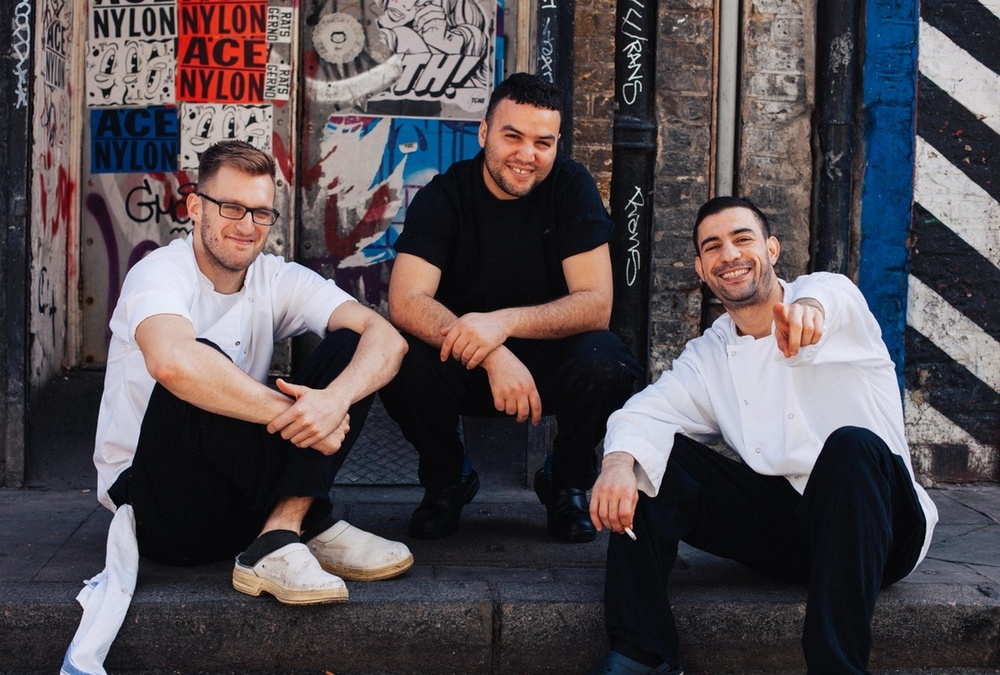
#> input picture multiple.jpg, 1000 x 675 px, shrunk from 1280 x 864 before the run
$ python face_detector.py
#> lines starting #> are read from the running program, lines starting #| are printed output that depends on the picture; after the words box and inside, x2 and y2 are one past the last pixel; in counts of white or black regions, pixels touching at a corner belong together
import cv2

#load the pre-trained data on face frontals from opencv (haar cascade algorithm)
trained_face_data = cv2.CascadeClassifier('haarcascade_frontalface_default.xml')

#choose an image to detect the faces coose the image of ur choice
img = cv2.imread('multiple.jpg')
#> img is the input picture: shape (675, 1000, 3); mean B, G, R 81.2, 77, 84.4


#convert the image to grayscale
grayscaled_img = cv2.cvtColor(img, cv2.COLOR_BGR2GRAY)
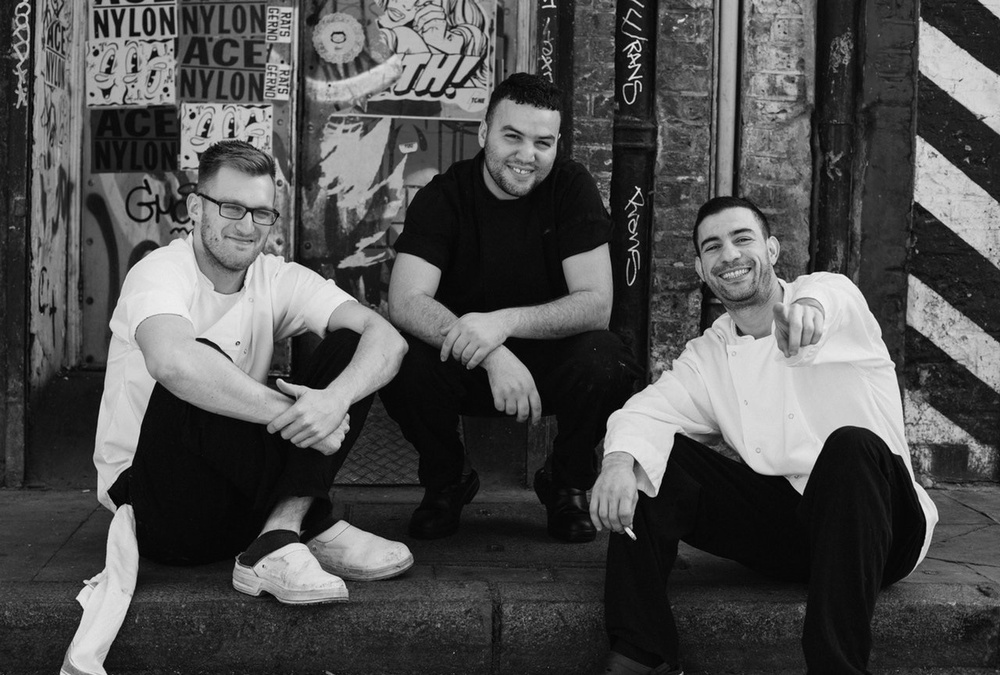
#> grayscaled_img: shape (675, 1000); min 0, max 244, mean 79.7

#detect faces
face_coordinates = trained_face_data.detectMultiScale(grayscaled_img)
#> face_coordinates = [[733, 98, 64, 64], [487, 108, 81, 81], [687, 208, 86, 86], [196, 175, 95, 95]]

#print(face_coordinates)
#draw rectangle
i = len(face_coordinates)
#> i = 4
print(face_coordinates)
#| [[733  98  64  64]
#|  [487 108  81  81]
#|  [687 208  86  86]
#|  [196 175  95  95]]
for j in range(i):
	(x,y,w,h) = face_coordinates[j]
	cv2.rectangle(img,(x,y),(x+w ,y+h),(0,255,0),2)
#> this loop made 4 passes
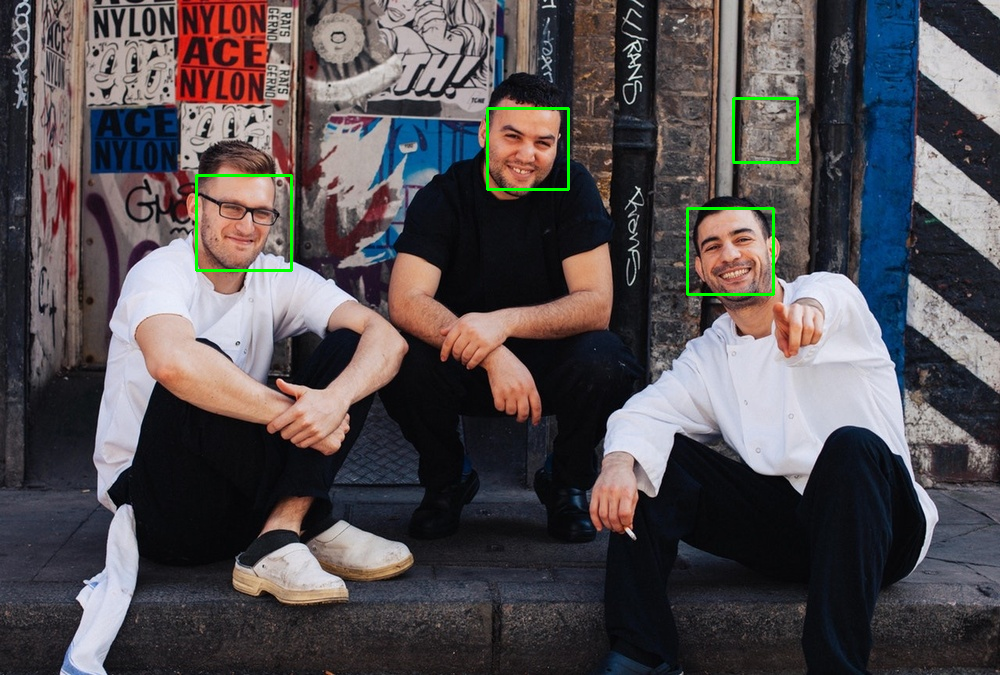
#> img: shape (675, 1000, 3); 0.58% of pixels changed, all inside (x1, y1, x2, y2) = (195, 97, 799, 296)

#open the image
cv2.imshow('Face Detector',img)
cv2.waitKey()

print("code completed")

$ run again, with rdj.jpg copied over multiple.jpg
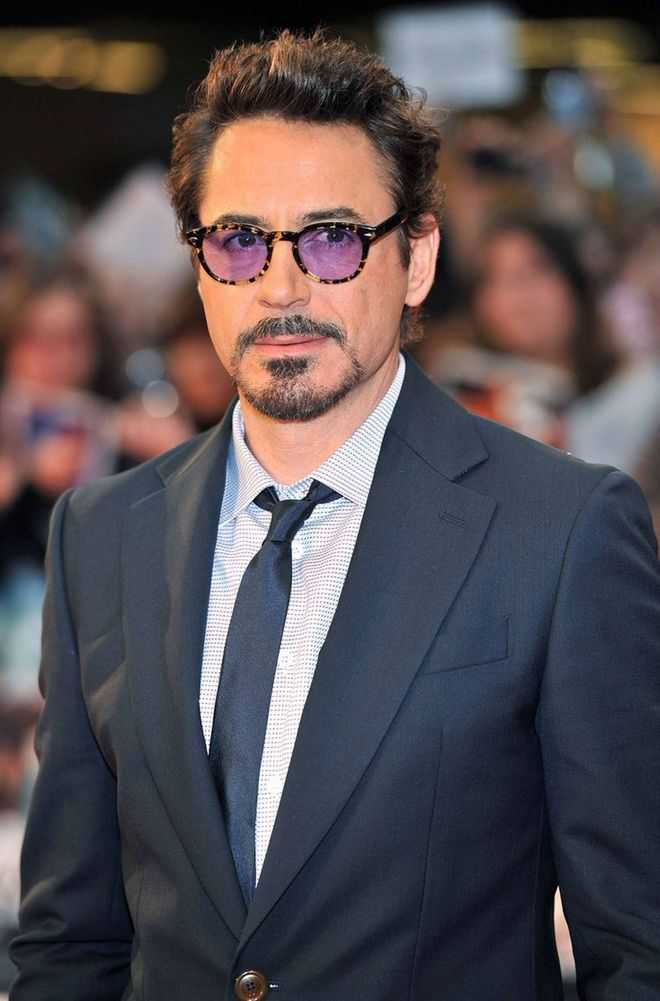
#> input picture rdj.jpg, 660 x 1001 px
#> img is the input picture: shape (1001, 660, 3); mean B, G, R 81.6, 77.8, 86
#> `grayscaled_img = cv2.cvtColor(img, cv2.COLOR_BGR2GRAY)`:
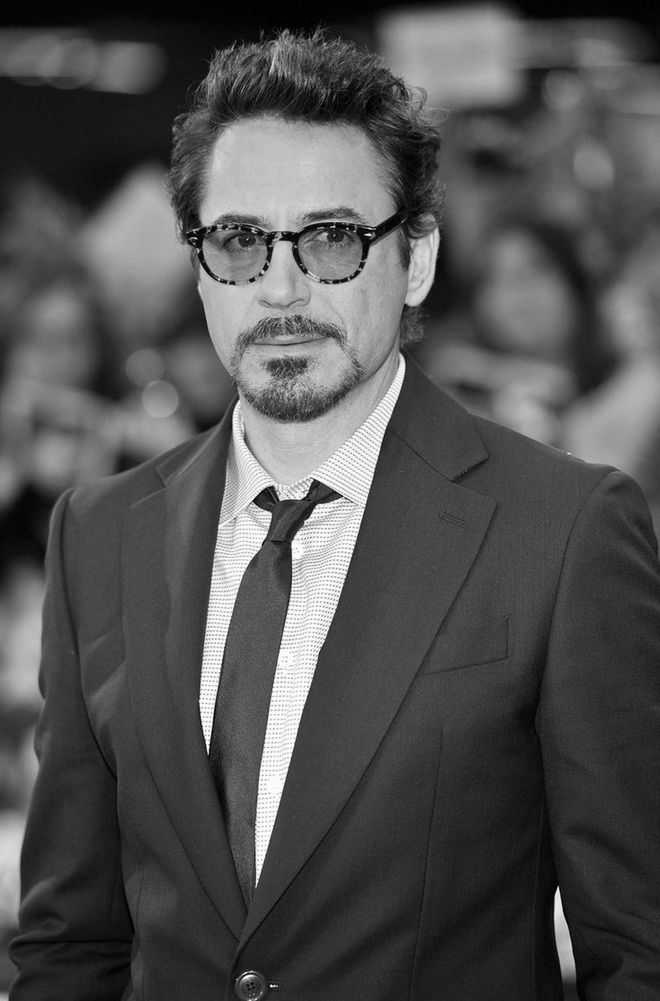
#> grayscaled_img: shape (1001, 660); min 0, max 255, mean 80.7
#> face_coordinates = [[144, 128, 297, 297]]
#> i = 1
#| [[144 128 297 297]]
#> the loop `for j in range(i):` made 1 pass
#> after the loop `for j in range(i):`:
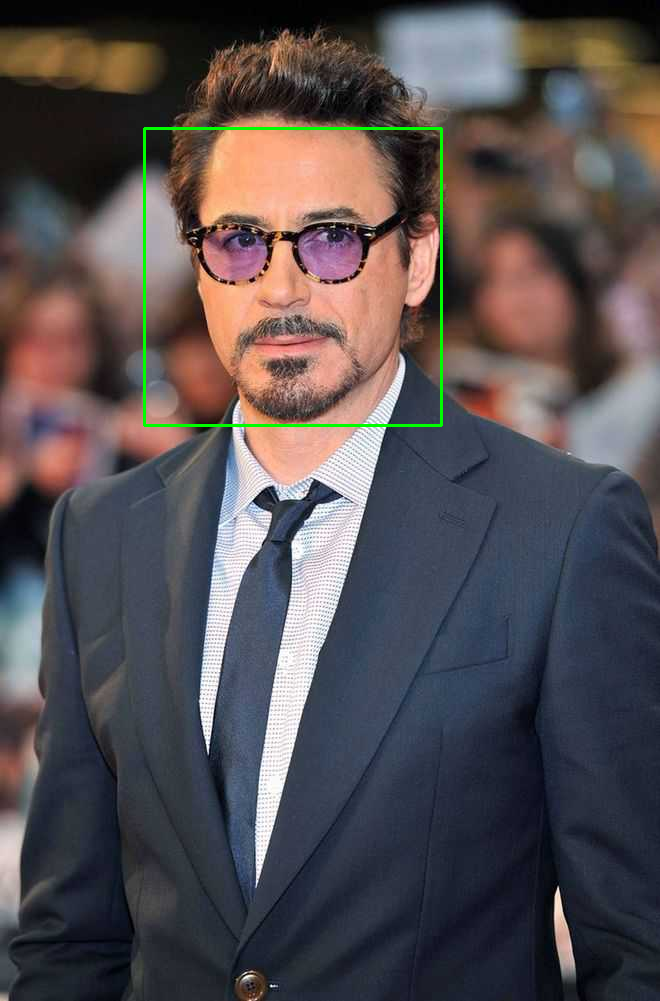
#> img: shape (1001, 660, 3); 0.54% of pixels changed, all inside (x1, y1, x2, y2) = (143, 127, 443, 427)
